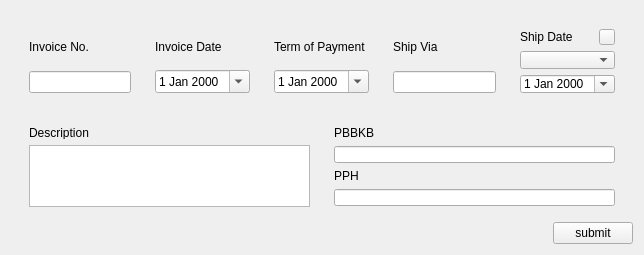
<?xml version="1.0" encoding="UTF-8"?>
<ui version="4.0">
 <class>Form</class>
 <widget class="QWidget" name="Form">
  <property name="geometry">
   <rect>
    <x>0</x>
    <y>0</y>
    <width>644</width>
    <height>255</height>
   </rect>
  </property>
  <property name="sizePolicy">
   <sizepolicy hsizetype="Fixed" vsizetype="Fixed">
    <horstretch>0</horstretch>
    <verstretch>0</verstretch>
   </sizepolicy>
  </property>
  <property name="minimumSize">
   <size>
    <width>644</width>
    <height>255</height>
   </size>
  </property>
  <property name="maximumSize">
   <size>
    <width>644</width>
    <height>255</height>
   </size>
  </property>
  <property name="windowTitle">
   <string>Form</string>
  </property>
  <layout class="QVBoxLayout" name="verticalLayout_7">
   <item>
    <widget class="QWidget" name="widget" native="true">
     <layout class="QHBoxLayout" name="horizontalLayout">
      <item>
       <widget class="QWidget" name="widget_7" native="true">
        <layout class="QVBoxLayout" name="verticalLayout_2">
         <item>
          <widget class="QLabel" name="label_4">
           <property name="text">
            <string>Invoice No.</string>
           </property>
          </widget>
         </item>
         <item>
          <widget class="QLineEdit" name="invoice_no_edit"/>
         </item>
        </layout>
       </widget>
      </item>
      <item>
       <widget class="QWidget" name="widget_6" native="true">
        <layout class="QVBoxLayout" name="verticalLayout_3">
         <item>
          <widget class="QLabel" name="label_5">
           <property name="text">
            <string>Invoice Date</string>
           </property>
          </widget>
         </item>
         <item>
          <widget class="QDateEdit" name="invoice_date">
           <property name="calendarPopup">
            <bool>true</bool>
           </property>
          </widget>
         </item>
        </layout>
       </widget>
      </item>
      <item>
       <widget class="QWidget" name="widget_5" native="true">
        <layout class="QVBoxLayout" name="verticalLayout_4">
         <item>
          <widget class="QLabel" name="label_6">
           <property name="text">
            <string>Term of Payment</string>
           </property>
          </widget>
         </item>
         <item>
          <widget class="QDateEdit" name="top_date">
           <property name="calendarPopup">
            <bool>true</bool>
           </property>
          </widget>
         </item>
        </layout>
       </widget>
      </item>
      <item>
       <widget class="QWidget" name="widget_4" native="true">
        <layout class="QVBoxLayout" name="verticalLayout_5">
         <item>
          <widget class="QLabel" name="label_7">
           <property name="text">
            <string>Ship Via</string>
           </property>
          </widget>
         </item>
         <item>
          <widget class="QLineEdit" name="ship_via"/>
         </item>
        </layout>
       </widget>
      </item>
      <item>
       <widget class="QWidget" name="widget_9" native="true">
        <layout class="QVBoxLayout" name="verticalLayout_8">
         <item>
          <widget class="QWidget" name="widget_11" native="true">
           <layout class="QHBoxLayout" name="horizontalLayout_4">
            <property name="spacing">
             <number>3</number>
            </property>
            <property name="leftMargin">
             <number>0</number>
            </property>
            <property name="topMargin">
             <number>0</number>
            </property>
            <property name="rightMargin">
             <number>0</number>
            </property>
            <property name="bottomMargin">
             <number>0</number>
            </property>
            <item>
             <widget class="QLabel" name="label_8">
              <property name="text">
               <string>Ship Date</string>
              </property>
             </widget>
            </item>
            <item>
             <widget class="QPushButton" name="refresh_btn">
              <property name="sizePolicy">
               <sizepolicy hsizetype="Fixed" vsizetype="Fixed">
                <horstretch>0</horstretch>
                <verstretch>0</verstretch>
               </sizepolicy>
              </property>
              <property name="minimumSize">
               <size>
                <width>16</width>
                <height>16</height>
               </size>
              </property>
              <property name="maximumSize">
               <size>
                <width>16</width>
                <height>16</height>
               </size>
              </property>
              <property name="text">
               <string/>
              </property>
              <property name="icon">
               <iconset resource="resources.qrc">
                <normaloff>:/Green/assets/icon/dark_green/refresh-ccw.svg</normaloff>:/Green/assets/icon/dark_green/refresh-ccw.svg</iconset>
              </property>
              <property name="iconSize">
               <size>
                <width>10</width>
                <height>10</height>
               </size>
              </property>
             </widget>
            </item>
           </layout>
          </widget>
         </item>
         <item>
          <widget class="QComboBox" name="ship_date_combo_box"/>
         </item>
         <item>
          <widget class="QDateEdit" name="ship_date">
           <property name="calendarPopup">
            <bool>true</bool>
           </property>
          </widget>
         </item>
        </layout>
       </widget>
      </item>
     </layout>
    </widget>
   </item>
   <item>
    <widget class="QWidget" name="widget_2" native="true">
     <property name="sizePolicy">
      <sizepolicy hsizetype="Preferred" vsizetype="Fixed">
       <horstretch>0</horstretch>
       <verstretch>0</verstretch>
      </sizepolicy>
     </property>
     <property name="maximumSize">
      <size>
       <width>16777215</width>
       <height>125</height>
      </size>
     </property>
     <layout class="QHBoxLayout" name="horizontalLayout_2">
      <property name="leftMargin">
       <number>9</number>
      </property>
      <property name="topMargin">
       <number>0</number>
      </property>
      <property name="bottomMargin">
       <number>0</number>
      </property>
      <item>
       <widget class="QWidget" name="widget_8" native="true">
        <property name="sizePolicy">
         <sizepolicy hsizetype="Preferred" vsizetype="MinimumExpanding">
          <horstretch>0</horstretch>
          <verstretch>0</verstretch>
         </sizepolicy>
        </property>
        <layout class="QVBoxLayout" name="verticalLayout_6">
         <item>
          <widget class="QLabel" name="label">
           <property name="sizePolicy">
            <sizepolicy hsizetype="Preferred" vsizetype="Fixed">
             <horstretch>0</horstretch>
             <verstretch>0</verstretch>
            </sizepolicy>
           </property>
           <property name="minimumSize">
            <size>
             <width>0</width>
             <height>13</height>
            </size>
           </property>
           <property name="maximumSize">
            <size>
             <width>16777215</width>
             <height>13</height>
            </size>
           </property>
           <property name="text">
            <string>Description</string>
           </property>
          </widget>
         </item>
         <item>
          <widget class="QTextEdit" name="invoice_desc"/>
         </item>
        </layout>
       </widget>
      </item>
      <item>
       <widget class="QWidget" name="widget_3" native="true">
        <layout class="QVBoxLayout" name="verticalLayout">
         <item>
          <widget class="QLabel" name="label_2">
           <property name="text">
            <string>PBBKB</string>
           </property>
          </widget>
         </item>
         <item>
          <widget class="QLineEdit" name="pbbkb"/>
         </item>
         <item>
          <widget class="QLabel" name="label_3">
           <property name="text">
            <string>PPH</string>
           </property>
          </widget>
         </item>
         <item>
          <widget class="QLineEdit" name="pph"/>
         </item>
        </layout>
       </widget>
      </item>
     </layout>
    </widget>
   </item>
   <item>
    <widget class="QWidget" name="widget_10" native="true">
     <property name="sizePolicy">
      <sizepolicy hsizetype="Preferred" vsizetype="Preferred">
       <horstretch>0</horstretch>
       <verstretch>0</verstretch>
      </sizepolicy>
     </property>
     <property name="maximumSize">
      <size>
       <width>16777215</width>
       <height>30</height>
      </size>
     </property>
     <layout class="QHBoxLayout" name="horizontalLayout_3">
      <property name="spacing">
       <number>6</number>
      </property>
      <property name="leftMargin">
       <number>0</number>
      </property>
      <property name="topMargin">
       <number>0</number>
      </property>
      <property name="rightMargin">
       <number>0</number>
      </property>
      <property name="bottomMargin">
       <number>0</number>
      </property>
      <item>
       <spacer name="horizontalSpacer">
        <property name="orientation">
         <enum>Qt::Horizontal</enum>
        </property>
        <property name="sizeHint" stdset="0">
         <size>
          <width>542</width>
          <height>20</height>
         </size>
        </property>
       </spacer>
      </item>
      <item>
       <widget class="QPushButton" name="submit_btn">
        <property name="maximumSize">
         <size>
          <width>16777215</width>
          <height>30</height>
         </size>
        </property>
        <property name="text">
         <string>submit</string>
        </property>
       </widget>
      </item>
     </layout>
    </widget>
   </item>
  </layout>
 </widget>
 <resources>
  <include location="resources.qrc"/>
 </resources>
 <connections/>
</ui>
